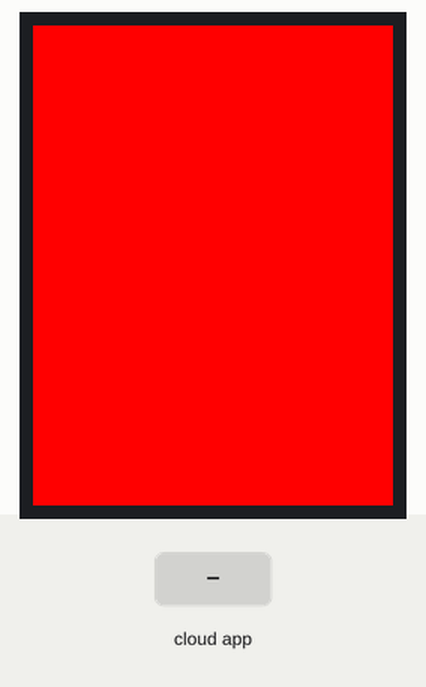
This sketch was run on a simulated ESP32. Parts: 240×320 colour display. The test bench sets the inputs (shaded band). The RemoteXY app is connected.

Above: at 1.4 s.
1.5 s: the phone or cloud app sets button_2 to 1
At 3.9 s:
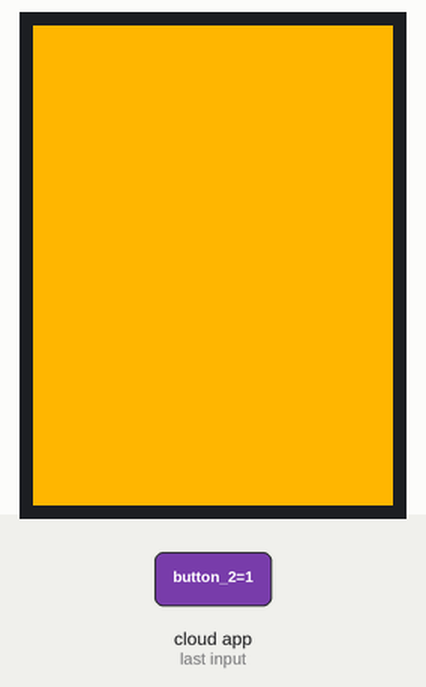
4.5 s: the phone or cloud app sets button_1 to 1
6.0 s: the phone or cloud app sets button_2 to 0
At 7.7 s:
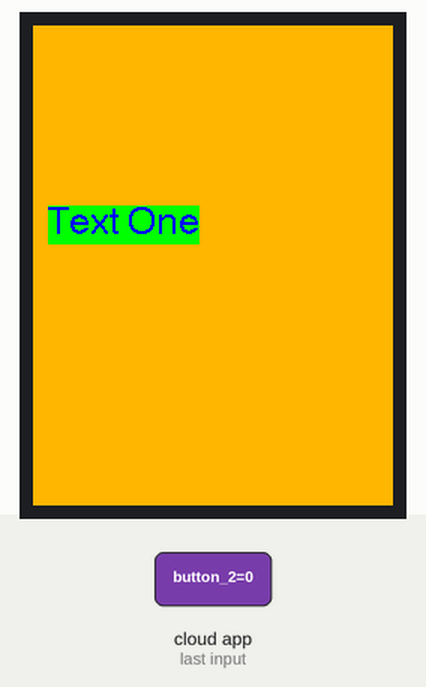
Timing chart, 0 to 9.2 s (numbered marks = the images above; inputs shaded):
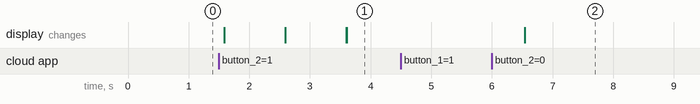

The sketch:

Millis.ino
```cpp
#include <TFT_eSPI.h>
#include <SPI.h>

TFT_eSPI tft = TFT_eSPI();
// const int ledPin =  12;      // the number of the LED pin
// int ledState = LOW;                   // ledState used to set the LED

// // Generally, you should use "unsigned long" for variables that hold time
// // The value will quickly become too large for an int to store

 unsigned long previousMillis = 0;     // will store last time LED was updated

 const long interval = 1000;           // interval at which to blink (milliseconds)

// void setup() {

//   pinMode(ledPin, OUTPUT);
// }

// void loop() {
//   // check to see if it's time to blink the LED; that is, if the difference
//   // between the current time and last time you blinked the LED is bigger than
//   // the interval at which you want to blink the LED.
//   unsigned long currentMillis = millis();

//   if (currentMillis - previousMillis >= interval) {
//     // save the last time you blinked the LED
//     previousMillis = currentMillis;

//     // if the LED is off turn it on and vice-versa:
//     if (ledState == LOW) {
//       ledState = HIGH;
//     } else {
//       ledState = LOW;
//     }

//     // set the LED with the ledState of the variable:
//     digitalWrite(ledPin, ledState);
//   }
// }
#define REMOTEXY_MODE__ESP32CORE_BLE
#include <BLEDevice.h>

#include <RemoteXY.h>

// RemoteXY connection settings
#define REMOTEXY_BLUETOOTH_NAME "RemoteXY"


// RemoteXY configurate
#pragma pack(push, 1)
uint8_t RemoteXY_CONF[] =   // 28 bytes
  { 255,2,0,0,0,21,0,16,31,1,1,0,23,31,12,12,134,31,0,1,
  0,23,45,12,12,36,31,0 };

// this structure defines all the variables and events of your control interface
struct {

    // input variables
  uint8_t button_1; // =1 if button pressed, else =0
  uint8_t button_2; // =1 if button pressed, else =0

    // other variable
  uint8_t connect_flag;  // =1 if wire connected, else =0

} RemoteXY;
#pragma pack(pop)

void setup(){
  tft.init();
  RemoteXY_Init ();
  tft.fillScreen(TFT_RED);
}


void loop() {
  RemoteXY_Handler ();
  unsigned long currentMillis = millis();

  if (RemoteXY.button_1 == 1) {


  if (currentMillis - previousMillis >= interval) {
    previousMillis = currentMillis;
    tft.drawString("Text One",10,120,4);
  }
  }

  if (RemoteXY.button_2 == 1) {

  tft.fillScreen(TFT_ORANGE);
  if (currentMillis - previousMillis >= interval) {
    previousMillis = currentMillis;
    tft.setTextColor(TFT_BLUE,TFT_GREEN);
    tft.drawString("Text Two",10,10,4);
  }
  }
}
```

Measured:
- after the input at 1.5 s, the display: first changes after 0.08 s (image 1 shows a later state)
- after the input at 4.5 s, every drawn part: stays the same
- after the input at 6.0 s, the display: changes after 0.55 s (image 2)
